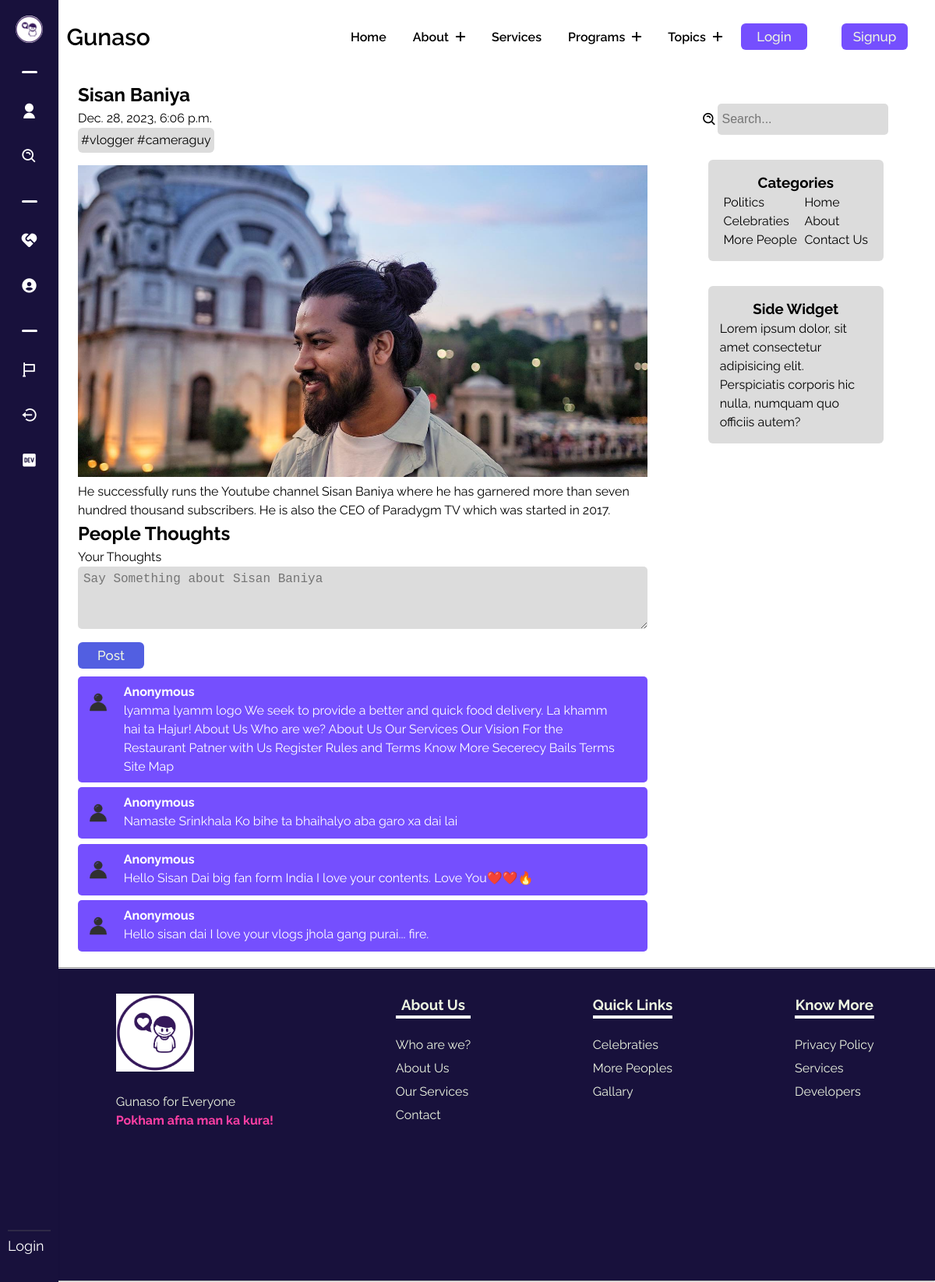
The page /topics/sisan-baniya on the database its author committed.
### gunasoApp/models.py (models this page shows, shortened)
class Topic(models.Model):
    sno = models.AutoField(primary_key=True)
    name = models.CharField(max_length=30)
    date = models.DateTimeField()
    tagone = models.CharField(max_length=10)
    tagtwo = models.CharField(max_length=10)
    slug = models.CharField(max_length=130, default="slugthis")
    image = models.ImageField(upload_to="gunasoApp/images/topicimages", blank=True, default="upload-image")
    introduction = models.TextField()

class TopicComment(models.Model):
    sno = models.AutoField(primary_key=True)
    comment = models.TextField()
    user = models.ForeignKey(User, on_delete=models.CASCADE)
    topic = models.ForeignKey(Topic, on_delete=models.CASCADE)
    parent = models.ForeignKey('self', on_delete=models.CASCADE, null=True)
    timestamp = models.DateTimeField(default=now)

### gunasoApp/views.py (the view)
# urls.py: path('topics/<str:slug>',views.famoustopics, name='famoustopics'),
def famoustopics(request, slug):
    topic = Topic.objects.filter(slug=slug).first()
    comments = TopicComment.objects.filter(topic=topic)[::-1]
    context = {"topic": topic, "comments": comments}
    return render(request, 'famoustopics.html', context)

### templates/famoustopics.html (shortened to what this page needs)
{% extends 'base.html' %}
{% load static %}
    {% block base_style%}
    {{ block.super }}
    <link rel="stylesheet" href="{% static 'styles/famoustopics.css' %}">
    {% endblock base_style%}
    {% block content %}
    <div class="famoustopicsmain">
        <div class="containflex">
            <div class="leftside">
                <h2>{{topic.name}}</h2>
                <p>{{topic.date}}</p>
                <p class="tags">#{{topic.tagone}} #{{topic.tagtwo}}</p>
                <img src="/media/{{topic.image}}" alt="">
                <p>{{topic.introduction}}</p>
                <h2>People Thoughts</h2>
                <section class="thoughtsform">
                    <form action="{% url 'postThoughts' %}" method="post">
                        <label for="">Your Thoughts</label>
                        <br>
                        <textarea name="comment" id="" placeholder="Say Something about {{topic.name}}"></textarea>
                        <br>
                        <input type="submit" value="Post" class="copybtn">
                    </form>
                </section>
                <div class="commentbox">
                    {% for comment in comments %}
                    <div class="comment">
                        <div class="imagepart">
                            <img src="{% static 'images/noone.png' %}" alt="userimg">
                        </div>
                        <div class="textpart">
                            <h4>Anonymous</h4>
                            <p>{{comment.comment}}</p>
                        </div>
                    </div>
                    {% endfor %}
                </div>
            </div>
            <div class="rightside">
                <div class="searchdiv">
                    <i class='bx bx-search-alt'></i>
                    <input class="searchinp" placeholder="Search..." type="text">
                </div>
                <div class="catandside">
                    <div class="categoriesdiv">
                        <h3>Categories</h3>
                        <div class="uls">
                            <ul class="lineone">
                                <li><a href="#">Politics</a></li>
                                <li><a href="#">Celebraties</a></li>
                                <li><a href="#">More People</a></li>
                            </ul>
                            <ul class="lineone">
                                <li><a href="/">Home</a></li>
                                <li><a href="/about">About</a></li>
                                <li><a href="/">Contact Us</a></li>
                            </ul>
                        </div>
                    </div>
                    <div class="categoriesdiv">
                        <h3>Side Widget</h3>
                        <p>Lorem ipsum dolor, sit amet consectetur adipisicing elit. Perspiciatis corporis hic nulla,
                            numquam quo officiis autem?</p>
                    </div>
                </div>
            </div>
        </div>
    </div>
    {% endblock %}

### static/styles/base.css (style rules this page uses)
:root { --dark: #754ffe; --darkgreen: #379683; --bcolor: #5CDB95; --cooltexr: #4a4b65; --backupgreen: #8EE4AF; --para: #EDF5E1; --mainheading: #FFF; --hotish: #FF3FA4; --skyblue: #525FE1; --footer: #18113c; }
body { line-height: 1.5; font-family: "Raleway", sans-serif; font-weight: 400; background-color: var(--mainheading); }
* { margin: 0; padding: 0; box-sizing: border-box; }
ul { z-index: 11; list-style: none; margin: 0; padding: 0; }

### static/styles/famoustopics.css (style rules this page uses)
* { margin: 0; padding: 0; box-sizing: border-box; }
:root { --dark: #754ffe; --darkgreen: #379683; --bcolor: #5CDB95; --cooltexr: #4a4b65; --backupgreen: #8EE4AF; --para: #EDF5E1; --mainheading: #FFF; --hotish: #FF3FA4; --skyblue: #525FE1; --footer: #18113c; }
.copybtn { cursor: pointer; background-color: var(--skyblue); font-family: inherit; display: inline-block; width: 5em; height: 2em; line-height: 1.9em; margin: 10px 0; position: relative; overflow: hidden; border: 2px solid var(--color); transition: color .5s; z-index: 1; font-size: 17px; border-radius: 6px; font-weight: 500; color: var(--para); }
.copybtn:before { content: ""; position: absolute; z-index: -1; background: var(--skyblue); height: 150px; width: 200px; border-radius: 50%; }
.copybtn:before { top: 100%; left: 100%; transition: all .7s; }
.famoustopicsmain { margin: 0 .5rem 0 5rem; }
.commentbox { display: flex; flex-direction: column; gap: .4rem; }
.comment { padding: 8px; border-radius: 5px; color: var(--mainheading); background-color: var(--dark); }
.containflex { padding: 10px; display: flex; gap: 20px; }
.leftside { padding: 0 10px 10px 10px; flex-basis: 70%; }
.leftside img { width: 100%; height: 50vh; object-fit: cover; }
.tags { margin-bottom: 1rem; border-radius: 6px; width: max-content; padding: 4px; background-color: gainsboro; }
.rightside { padding-top: 13px; flex-basis: 30%; border-radius: 6px; }
.thoughtsform { display: flex; flex-direction: column; }
.thoughtsform textarea { padding: 7px; width: 100%; height: 10vh; background-color: gainsboro; color: #3a0ca3; }
.searchdiv { margin-top: 1rem; display: flex; align-items: center; margin-left: 2.5rem; }
.searchdiv i { line-height: 5vh; font-size: 20px; }
.searchinp { padding: 6px; width: 78%; background-color: gainsboro; height: 5vh; }
.searchinp, textarea { border: none; font-size: 16px; border-radius: 5px; }
.catandside { display: flex; flex-direction: column; align-items: center; }
.categoriesdiv { margin-top: 2rem; border-radius: 6px; padding: 15px; background-color: gainsboro; text-align: center; width: 70%; }
.categoriesdiv p { text-align: left; }
.uls { display: flex; justify-content: space-around; }
.uls ul { text-align: left; }
.uls ul li a { text-decoration: none; color: #000; cursor: pointer; }
.comment { display: flex; gap: 15px; }
.comment .imagepart { flex-basis: 5%; height: 50px; width: 100%; }
.comment .imagepart img { height: 100%; width: 100%; position: relative; top: 0; border-radius: 50%; }
.textpart { flex-basis: 90%; }

### rows shown on the page
Topic: name "Sisan Baniya", date "Dec. 28, 2023, 6:06 p.m.", tagone "vlogger", tagtwo "cameraguy", image (picture), introduction "He successfully runs the Youtube channel Sisan Baniya where he has garnered more than seven hundred thousand subscribers. He is also the CEO of Paradygm TV which was started in 2017.", comment "Say Something about Sisan Baniya"
TopicComment: comment "lyamma lyamm logo We seek to provide a better and quick food delivery. La khamm hai ta Hajur! About Us Who are we? About Us Our Services Our Vision For the Restaurant Patner with Us Register Rules and Terms Know More Secerecy Bails Terms Site Map"
TopicComment: comment "Namaste Srinkhala Ko bihe ta bhaihalyo aba garo xa dai lai"
TopicComment: comment "Hello Sisan Dai big fan form India I love your contents. Love You❤️❤️🔥"
TopicComment: comment "Hello sisan dai I love your vlogs jhola gang purai... fire."
